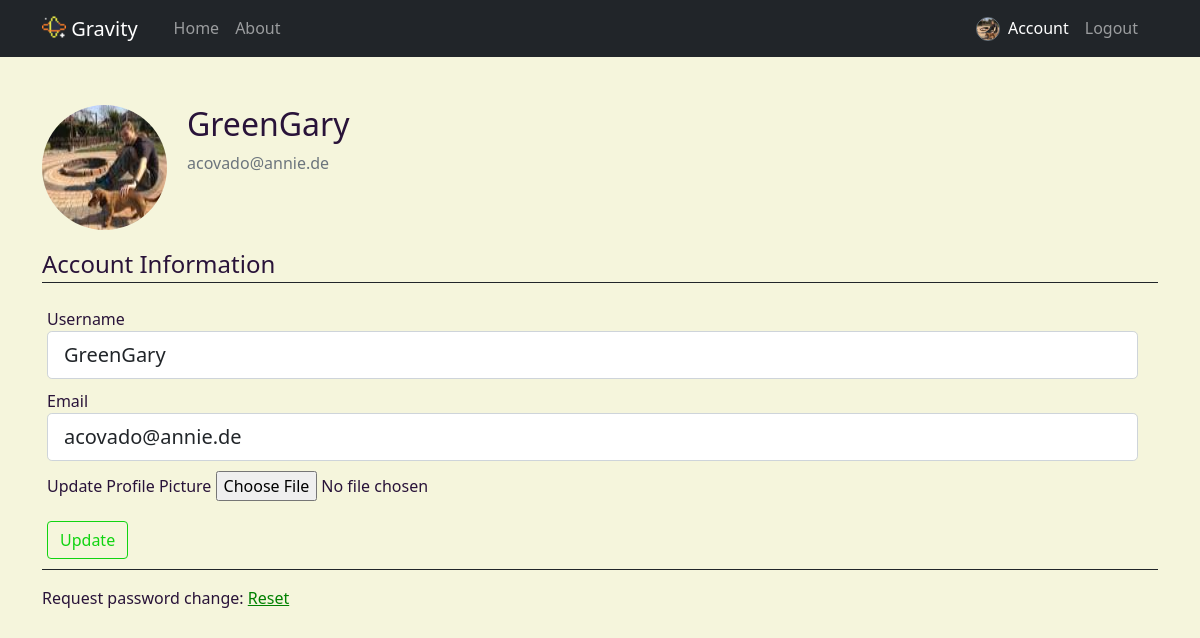
Page /account (signed in) on the committed database.
### gravity/database.py (models this page shows, shortened)
class User(db.Model, UserMixin):
    id = db.Column(db.Integer, primary_key=True)
    username = db.Column(db.String, unique=True, nullable=False)
    email = db.Column(db.String, unique=True, nullable=False)
    password = db.Column(db.String, nullable=False)
    image_file = db.Column(db.String(20), nullable=False, default='default.png')
    satelites = db.relationship('Satelite', backref='owner', lazy=True)
    plots = db.relationship('Plot', backref='author', lazy=True)

### gravity/users/routes.py (the view)
@users.route("/account", methods=['GET', 'POST'])
@login_required
def account():
    form = UpdateAccountForm()
    if form.validate_on_submit():
        if form.picture.data:
            picture_file = save_picture(form.picture.data)
            current_user.image_file = picture_file
        current_user.username = form.username.data
        current_user.email = form.email.data
        db.session.commit()
        flash('Your account has been updated!', 'success')
        return redirect(url_for('users.account'))
    elif request.method == 'GET':
        form.username.data = current_user.username
        form.email.data = current_user.email
    image_file = url_for('static', filename='profile_pictures/' + current_user.image_file)
    return render_template('account.html', form=form, image_file=image_file)

### gravity/users/forms.py (shortened to what this page needs)
class UpdateAccountForm(FlaskForm):
    username = StringField('Username',
                           validators=[DataRequired(), Length(min=2, max=20)])
    email = StringField('Email',
                        validators=[DataRequired(), Email()])
    picture = FileField('Update Profile Picture', validators=[FileAllowed(['jpg', 'png'])])
    submit = SubmitField('Update')

### gravity/database.py (called while the page is built)
@login_manager.user_loader
def load_user(user_id):
    return User.query.get(int(user_id))

### gravity/templates/account.html (shortened to what this page needs)
{% extends "layout.html" %}
{% block main%}
    <div class="media d-flex justify-content-md-start">
        <img class="rounded-circle account-img" src="{{ image_file }}">
        <div class="media-body">
            <h2>{{ current_user.username }}</h2>
            <p class="text-secondary">{{ current_user.email }}</p>
        </div>
    </div>
    <form method="POST" action="" enctype="multipart/form-data">
        <fieldset class="form-group">
            <legend class="border-bottom border-dark mb-4">Account Information</legend>
            <div class="form-group">
                {{ form.username.label(class="form-control-label") }}
                {% if form.username.errors %}
                    {{ form.username(class="form-control form-control-lg is-invalid") }}
                    <div class="invalid-feedback">
                        {% for error in form.username.errors %}
                            <span>{{ error }}</span>
                        {% endfor %}
                    </div>
                {% else %}
                    {{ form.username(class="form-control form-control-lg") }}
                {% endif %}
            </div>
            <div class="form-group">
                {{ form.email.label(class="form-control-label") }}
                {% if form.email.errors %}
                    {{ form.email(class="form-control form-control-lg is-invalid") }}
                    <div class="invalid-feedback">
                        {% for error in form.email.errors %}
                            <span>{{ error }}</span>
                        {% endfor %}
                    </div>
                {% else %}
                    {{ form.email(class="form-control form-control-lg") }}
                {% endif %}
            </div>
            <div class="form-group">
                {{ form.picture.label() }}
                {{ form.picture(class="form-control-file") }}
            </div>
        </fieldset>
        <div class="form-group">
            {{ form.submit(class="btn btn-outline-info") }}
        </div>
    </form>
    <div class="border-top border-dark pt-3">
        Request password change: <a class="ml-2" href="{{ url_for('users.password_reset_request') }}">Reset</a>
    </div>
{% endblock main %}

### gravity/templates/layout.html (shortened to what this page needs)
<!DOCTYPE html>
<html lang="en">
    <head>
        <link href="https://cdn.jsdelivr.net/npm/bootstrap@5.1.3/dist/css/bootstrap.min.css" rel="stylesheet">
        <link rel="stylesheet" href="/static/gravity.css">
    </head>
    <body>
        <header class="site-header">
            <nav class="navbar navbar-expand-sm navbar-dark bg-dark sticky-top">
                <div class="container">
                    <a class="navbar-brand" href="{{ url_for('main.home') }}">
                        <img src="/static/favicon.ico" alt="" width="24" height="24" class="d-inline-block align-text-top">
                        Gravity
                    </a>
                    <div class="collapse navbar-collapse" id="mynavbar">
                        <div class="container-fluid d-flex justify-content-between">
                            <ul class="navbar-nav">
                                <li class="nav-item">
                                    <a class="nav-link" href="{{ url_for('main.home') }}">Home</a>
                                </li>
                                <li class="nav-item">
                                    <a class="nav-link" href="{{ url_for('main.about') }}">About</a>
                                </li>
                            </ul>
                            <ul class="navbar-nav">
                                {% if current_user.is_authenticated %}
                                    <li class="nav-item">
                                        <a class="nav-link" href="{{ url_for('users.account') }}">
                                            <img src="/static/profile_pictures/{{ current_user.image_file }}" alt="" width="24" height="24" class="rounded-circle d-inline-block align-text-top border border-secondary mx-1">
                                            Account
                                        </a>
                                    </li>
                                    <li class="nav-item">
                                        <a class="nav-link" href="{{ url_for('users.logout') }}">Logout</a>
                                    </li>
                                {% endif %}
                            </ul>
                        </div>
                    </div>
                </div>
            </nav>
        </header>
        <main class="container py-5 justify-content-sm-center">
            {% block main %}{% endblock %}
        </main>
    </body>
</html>

### gravity/static/gravity.css (style rules this page uses)
:root { --btnColor: hsl(120, 85%, 45%); }
body { background-color: beige; color: hsl(275, 50%, 15%); }
a:link { color: hsl(120, 100%, 25%); }
div.form-group { margin: 10px 20px 10px 5px; }
form .btn { color: var(--btnColor); border-color: var(--btnColor); }
.account-img { height: 125px; width: 125px; margin-right: 20px; margin-bottom: 16px; }

### rows in the picture
User: image_file (picture), username "GreenGary", email "acovado@annie.de"
